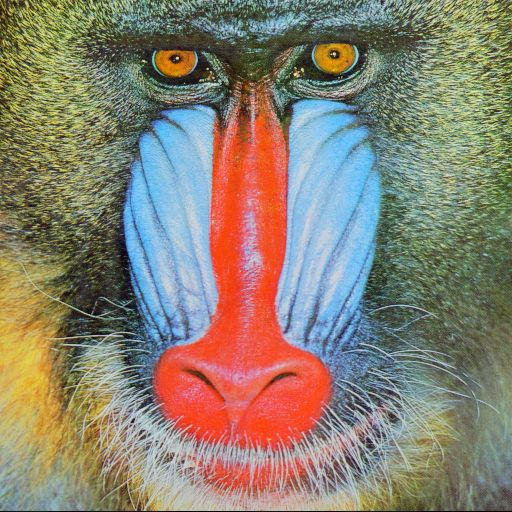
#> input picture mandrill.jpg, 512 x 512 px
$ python Edge.py   (Python 2 division)
#> lines starting #> are read from the running program, lines starting #| are printed output that depends on the picture
import numpy as np
import matplotlib.pyplot as plt
from skimage import color
from skimage import io
import sys
sys.path.append('GeometricCoverSongs')
from CurvatureTools import getCurvVectors

#I: M x N x Ch image
#i: Row which is at the top of each patch
#TODO: Weight by gaussian centered at patch?
def getPatchRow(I, i, dim):
    assert I.ndim == 2 or I.ndim == 3, "Input image array should be of dimension 2 or 3!"
    if I.ndim == 2:
        I = I.reshape((I.shape[0], I.shape[1], 1))

    M, N, Ch = I.shape
    NCols = N - dim + 1
    ret = np.zeros((NCols, dim*dim*Ch))
    PatchRow = I[i:i+dim, :,:]
    for j in range(NCols):
        ret[j, :] = PatchRow[:, j:j+dim,:].flatten()
    return ret

def getHorizontalStats(I, dim, sigma = 1):
    assert I.ndim == 2 or I.ndim == 3, "Input image array should be of dimension 2 or 3!"
    if I.ndim == 2:
        I = I.reshape((I.shape[0], I.shape[1], 1))
    M, N, Ch = I.shape
    NRows = M - dim + 1
    NCols = N - dim + 1
    Jumps = np.zeros((NRows, NCols))
    Curvs = np.zeros((NRows, NCols))
    Tors = np.zeros((NRows, NCols))
    for i in range(NRows):
        print "%i of %i"%(i, NRows)
        X = getPatchRow(I, i, dim)
        [XSmooth, Vel, Curv, Tor] = getCurvVectors(X, 3, sigma)
        Jumps[i, :] = np.sqrt(np.sum(Vel**2, 1))
        Curvs[i, :] = np.sqrt(np.sum(Curv**2, 1))
        Tors[i, :] = np.sqrt(np.sum(Tor**2, 1))
    return (Jumps, Curvs, Tors)

def getVerticalStats(I, dim, sigma = 1):
    (J, C, T) = getHorizontalStats(np.swapaxes(I,0,1), dim, sigma)
    return (J.T, C.T, T.T)

def getStats(I, dim, sigma = 1):
    (JumpsH, CurvsH, TorsH) = getHorizontalStats(I, dim, sigma)
    (JumpsV, CurvsV, TorsV) = getVerticalStats(I, dim, sigma)
    Jumps = np.sqrt(JumpsH ** 2 + JumpsV ** 2)
    Curvs = np.sqrt(CurvsH ** 2 + CurvsV ** 2)
    Tors = np.sqrt(TorsH ** 2 + TorsV ** 2)
    return Jumps, Curvs, Tors, JumpsH, CurvsH, TorsH, JumpsV, CurvsV, TorsV

if __name__ == "__main__":
    filename = "mandrill.jpg"

    dim = 5
    sigma = 2

    I = color.rgb2gray(io.imread(filename));
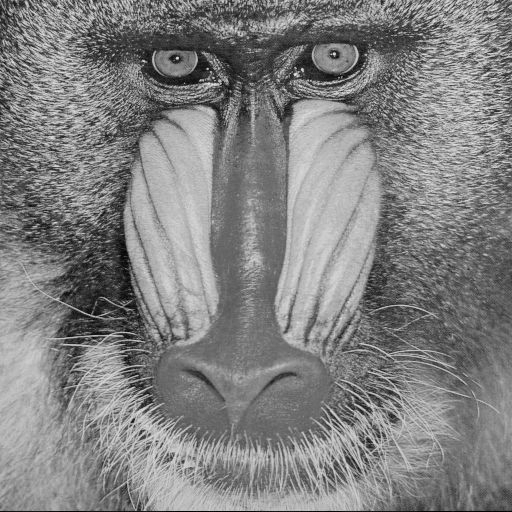
#> I: shape (512, 512) float64; min 0.00141, max 0.945, mean 0.508
    Jumps, Curvs, Tors, JumpsH, CurvsH, TorsH, JumpsV, CurvsV, TorsV = getStats(I, dim, sigma = sigma)
#> the loop in getHorizontalStats, `for i in range(NRows):` made 1 pass
#> pass 1, in getHorizontalStats, `X = getPatchRow(I, i, dim)`:
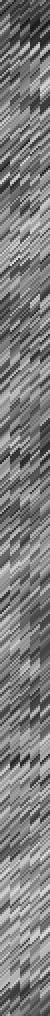
#> X: shape (508, 25) float64 (shown 2 times larger); min 0.104, max 0.887, mean 0.494
#> after the loop in getHorizontalStats, `for i in range(NRows):`: Curvs: shape (508, 508) float64; every value is 0
#> (the run stopped early here; a loop or call above may not have finished)
